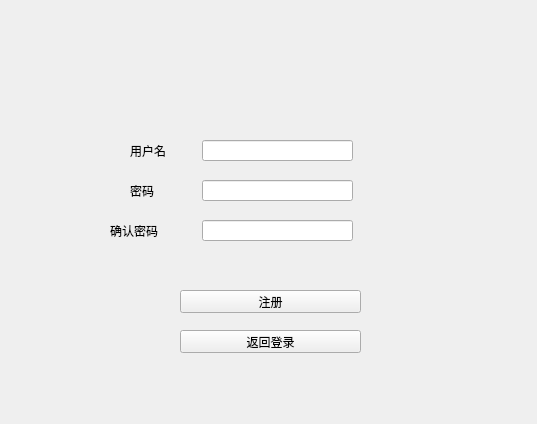
<?xml version="1.0" encoding="UTF-8"?>
<ui version="4.0">
 <class>Form</class>
 <widget class="QWidget" name="Form">
  <property name="geometry">
   <rect>
    <x>0</x>
    <y>0</y>
    <width>537</width>
    <height>424</height>
   </rect>
  </property>
  <property name="windowTitle">
   <string>Form</string>
  </property>
  <widget class="QLineEdit" name="username_lineEdit">
   <property name="geometry">
    <rect>
     <x>202</x>
     <y>140</y>
     <width>151</width>
     <height>21</height>
    </rect>
   </property>
  </widget>
  <widget class="QLineEdit" name="password_lineEdit">
   <property name="geometry">
    <rect>
     <x>202</x>
     <y>180</y>
     <width>151</width>
     <height>21</height>
    </rect>
   </property>
   <property name="echoMode">
    <enum>QLineEdit::Password</enum>
   </property>
  </widget>
  <widget class="QLineEdit" name="confirm_password_lineEdit">
   <property name="geometry">
    <rect>
     <x>202</x>
     <y>220</y>
     <width>151</width>
     <height>21</height>
    </rect>
   </property>
   <property name="echoMode">
    <enum>QLineEdit::Password</enum>
   </property>
  </widget>
  <widget class="QLabel" name="label1">
   <property name="geometry">
    <rect>
     <x>130</x>
     <y>140</y>
     <width>61</width>
     <height>21</height>
    </rect>
   </property>
   <property name="text">
    <string>用户名</string>
   </property>
  </widget>
  <widget class="QLabel" name="label2">
   <property name="geometry">
    <rect>
     <x>130</x>
     <y>180</y>
     <width>61</width>
     <height>21</height>
    </rect>
   </property>
   <property name="text">
    <string>密码</string>
   </property>
  </widget>
  <widget class="QLabel" name="label3">
   <property name="geometry">
    <rect>
     <x>110</x>
     <y>220</y>
     <width>81</width>
     <height>21</height>
    </rect>
   </property>
   <property name="text">
    <string>确认密码</string>
   </property>
  </widget>
  <widget class="QPushButton" name="register_pushButton">
   <property name="geometry">
    <rect>
     <x>180</x>
     <y>290</y>
     <width>181</width>
     <height>23</height>
    </rect>
   </property>
   <property name="text">
    <string>注册</string>
   </property>
  </widget>
  <widget class="QPushButton" name="back_to_login_pushButton">
   <property name="geometry">
    <rect>
     <x>180</x>
     <y>330</y>
     <width>181</width>
     <height>23</height>
    </rect>
   </property>
   <property name="text">
    <string>返回登录</string>
   </property>
  </widget>
 </widget>
 <resources/>
 <connections/>
</ui> 
